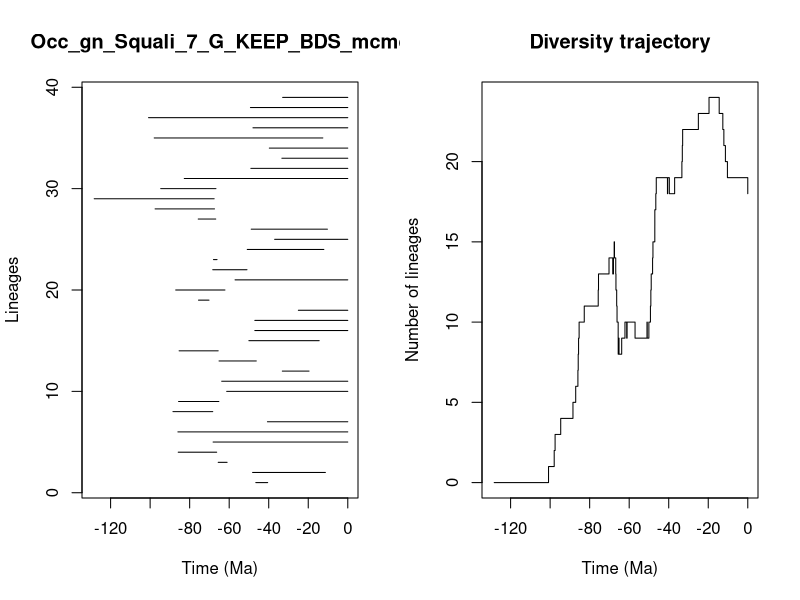

Generate this figure with R:


pdf(file='../Results/Genus/5_MA_bins_EXT_EP/pyrate_mcmc_logs/Occ_gn_Squali_7_G_KEEP_BDS_mcmc_LTT.pdf',width=0.6*20, height=0.6*10)
title = "Occ_gn_Squali_7_G_KEEP_BDS_mcmc"
ts=c(46.53420060946116, 48.16349216305023,65.56116542223856,85.78988129972544,68.13876709399335,85.94771103088836,40.639463311584635,88.44892178015371,85.61099804804581,61.263426465578725,63.793635255698156,33.122386647968426,65.1325345584723,85.33264792458488,50.04202138715963,47.037992331515035,47.02956356089661,25.003227443685468,75.52508191542779,87.05987002682022,57.031340295675065,68.32309367792666,67.95431837906699,50.86493142372036,37.005244747243104,48.85730015226059,75.66781637438623,97.48790496340038,128.29770747392882,94.64630299745612,82.7353259601117,49.04111230119385,33.34103585813671,39.69330450414238,97.94046150956605,47.97845453822243,100.80806747461794,49.25146879794445,32.95148509977174)
te=c(40.527986950170636, 11.318691988123131,61.05621883332828,66.32753175545045,0.0,0.0,0.0,68.3211611743044,65.22727295470285,0.0,0.0,19.60654503840152,46.29827917737079,65.5756543451358,14.464117398403523,0.0,0.0,0.0,70.20787952058687,62.14133341212716,0.0,50.99722537450408,66.14679549708794,12.10077302304264,0.0,10.300791086282175,66.80388437777813,67.4388434679939,67.6050194119873,66.70068282266612,0.0,0.0,0.0,0.0,12.624488575034164,0.0,0.0,0.0,0.0)
div_traj=c(0, 1,2,3,4,5,6,7,8,9,10,11,12,13,14,13,14,13,14,15,14,13,12,11,10,9,8,9,8,9,10,9,10,9,10,9,10,11,12,13,14,15,16,17,18,19,18,19,18,19,20,21,22,23,24,23,22,21,20,19,18)
time_events=c(128.29770747392882, 100.80806747461794,97.94046150956605,97.48790496340038,94.64630299745612,88.44892178015371,87.05987002682022,85.94771103088836,85.78988129972544,85.61099804804581,85.33264792458488,82.7353259601117,75.66781637438623,75.52508191542779,70.20787952058687,68.32309367792666,68.3211611743044,68.13876709399335,67.95431837906699,67.6050194119873,67.4388434679939,66.80388437777813,66.70068282266612,66.32753175545045,66.14679549708794,65.5756543451358,65.56116542223856,65.22727295470285,65.1325345584723,63.793635255698156,62.14133341212716,61.263426465578725,61.05621883332828,57.031340295675065,50.99722537450408,50.86493142372036,50.04202138715963,49.25146879794445,49.04111230119385,48.85730015226059,48.16349216305023,47.97845453822243,47.037992331515035,47.02956356089661,46.53420060946116,46.29827917737079,40.639463311584635,40.527986950170636,39.69330450414238,37.005244747243104,33.34103585813671,33.122386647968426,32.95148509977174,25.003227443685468,19.60654503840152,14.464117398403523,12.624488575034164,12.10077302304264,11.318691988123131,10.300791086282175,0.0)
                par(mfrow=c(1,2))
                L = length(ts)
                plot(ts, 1:L , xlim=c(-max(ts)-1,0), pch=20, type="n", main=title,xlab="Time (Ma)",ylab="Lineages")
                for (i in 1:L){segments(x0=-te[i],y0=i,x1=-ts[i],y1=i)}    
                t = -time_events
                plot(div_traj ~ t,type="s", main = "Diversity trajectory",xlab="Time (Ma)",ylab="Number of lineages",xlim=c(-max(ts)-1,0))
                abline(v=c(65,200,251,367,445),lty=2,col="gray")
                